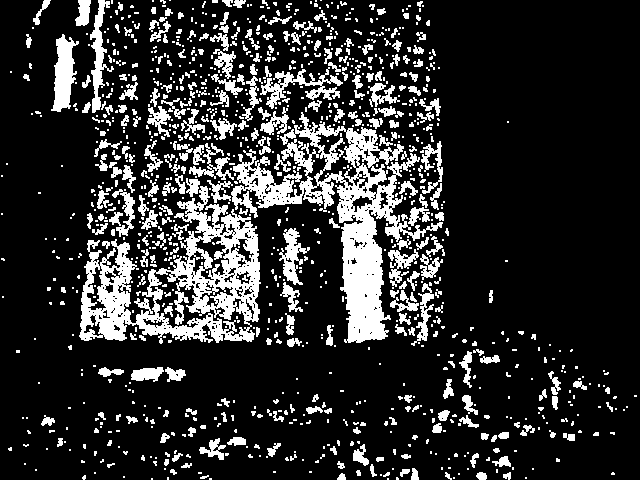
#> input picture testfile.bmp, 640 x 480 px; its folder holds only this picture in this run
$ python -i image_controls.py   (imports and definitions only)   (Python 2 division)   (older library calls are emulated)
#> lines starting #> are read from the running program, lines starting #| are printed output that depends on the picture; after the words box and inside, x2 and y2 are one past the last pixel; in counts of white or black regions, pixels touching at a corner belong together
#> further down, picture is the input picture: shape (480, 640, 3); 18.2% white; 1117 white regions (796 under 20 px), largest, box (x1, y1, x2, y2) and area: (231, 112, 443, 343) 12359, (79, 186, 261, 344) 11546, (51, 34, 79, 112) 1228
import logging
# [1 line not run here, left out]

import os
import cv2
import numpy as np
import sys
import PIL
from PIL import Image
from numpy import *
from matplotlib import pyplot as plt
from skimage.measure import compare_ssim

depth_folder = './frames/depth/'
color_folder = './frames/color/'
gray_folder = './frames/gray/'
pts_folder = './frames/points/'
cleaned_image_folder = './frames/seg/'

# cv2.namedWindow('Test Window')

# [10 lines left out: function getCheckerboardCorners, not called in this run]

"""
    takes in 2D image in array form and a filename and writes to file
    in form (pixVal, row, col)

    Was used to validate depth image text files
"""
# [8 lines left out: function labelImagePixels, not called in this run]

"""
    takes color and depth images and sets to black pixels of
    colImg that correspond to targeted vals of depImg

colImg - 3D Array of form (row, col, [red, green, blue])
depImg - 2D Array of form (row, col, depth)
thresh - thresholding depth value
over - boolean value (if True set vals > thresh to 0, if False set vals < thresh to 0)
"""
# [39 lines left out: functions segColFromDepth, clearTestImages, not called in this run]


def processDepthImage(img):
    print()


def saveDepthImageAsTXT(arr, name):
    # save depth img to text for analysis
    np.savetxt('./frames/depth/full_proc_'+name+'.txt', arr)


# [38 lines left out: functions checkDepthImage, colBasedDepImgSeg, clearImages, not called in this run]


"""
Segments color image based on watershed algorithm.
Is intended to be used after image has thresholded out all black
"""


def watershedSegment(colImg):
    img = colImg
    gray = cv2.cvtColor(img, cv2.COLOR_BGR2GRAY)
    # gray = cv2.GaussianBlur(gray, (5,5), 0)
    ret, thresh = cv2.threshold(
        gray, 0, 255, cv2.THRESH_BINARY_INV+cv2.THRESH_OTSU)
#> ret = 0
    # gray, 40, 255, cv2.THRESH_OTSU)
    # cv2.imshow('thresh test', thresh)
    # noise removal
    kernel = np.ones((3, 3), np.uint8)
    opening = cv2.morphologyEx(thresh, cv2.MORPH_OPEN, kernel, iterations=2)
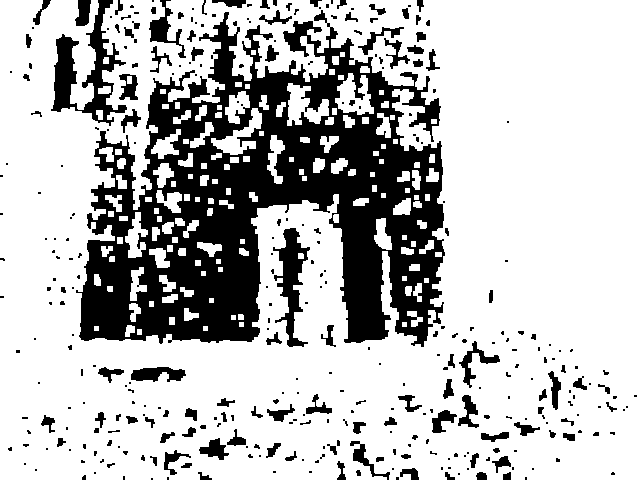
#> opening: shape (480, 640); 74.3% white; 345 black regions (221 under 20 px), largest, box (x1, y1, x2, y2) and area: (76, 10, 445, 347) 60559, (51, 0, 127, 126) 3195, (273, 228, 310, 347) 1796

    # sure background area
    sure_bg = cv2.dilate(opening, kernel, iterations=3)
#> sure_bg: shape (480, 640); 89.6% white; 97 black regions (52 under 20 px), largest, box (x1, y1, x2, y2) and area: (84, 75, 441, 339) 26186, (57, 40, 73, 108) 656, (282, 232, 299, 309) 579
    cv2.imshow('sure bg', sure_bg)

    # Finding sure foreground area
    dist_transform = cv2.distanceTransform(opening, cv2.DIST_L2, 5)
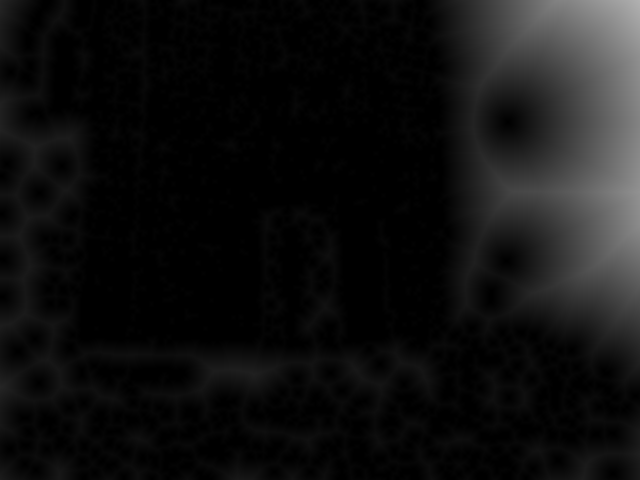
#> dist_transform: shape (480, 640) float32; min 0, max 177.4, mean 16.9
    ret, sure_fg = cv2.threshold(
        dist_transform, 0.7*dist_transform.max(), 255, 0)
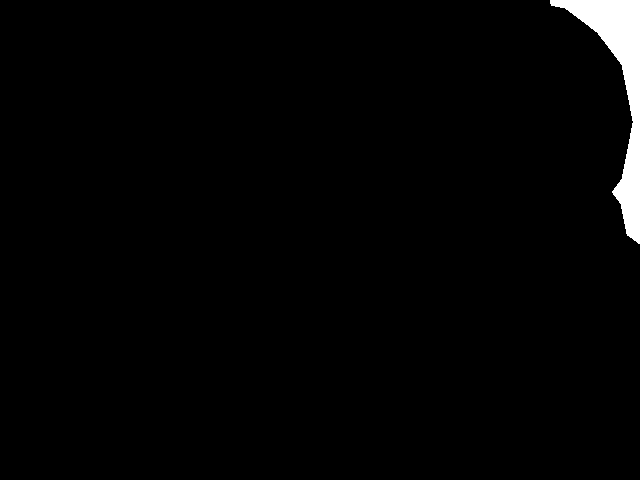
#> sure_fg: shape (480, 640) float32; 1.9% white; 1 white region, box (x1, y1, x2, y2) and area: (550, 0, 640, 244) 5786
#> ret = 124.2
    # cv2.imshow('sure fg', sure_fg)

    # Finding unknown region
    sure_fg = np.uint8(sure_fg)
    unknown = cv2.subtract(sure_bg, sure_fg)
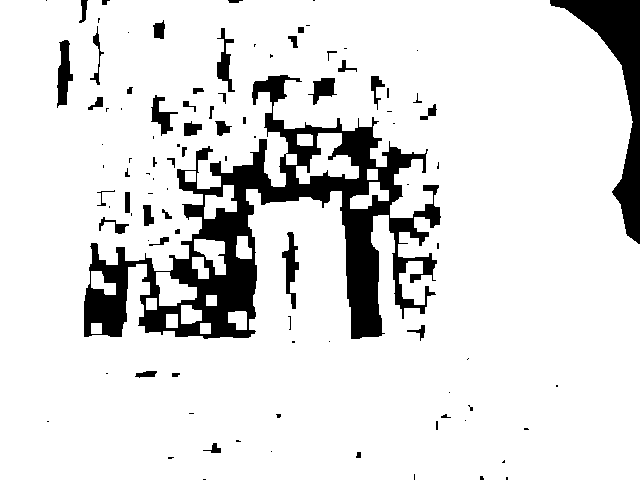
#> unknown: shape (480, 640); 87.8% white; 98 black regions (52 under 20 px), largest, box (x1, y1, x2, y2) and area: (84, 75, 441, 339) 26186, (550, 0, 640, 244) 5786, (57, 40, 73, 108) 656
    cv2.imshow('sure bg', sure_bg)

    # Marker labelling
    ret, markers = cv2.connectedComponents(sure_fg)
#> ret = 2

    # Add one to all labels so that sure background is not 0, but 1
    markers = markers+1

    # Now, mark the region of unknown with zero
    markers[unknown == 255] = 0
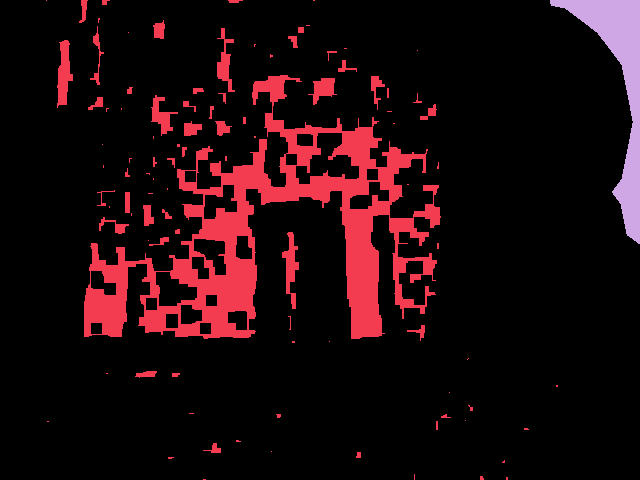
#> markers: shape (480, 640) int32; 3 distinct labels, from 0 to 2; one colour per label, 0 black

    markers = cv2.watershed(img, markers)
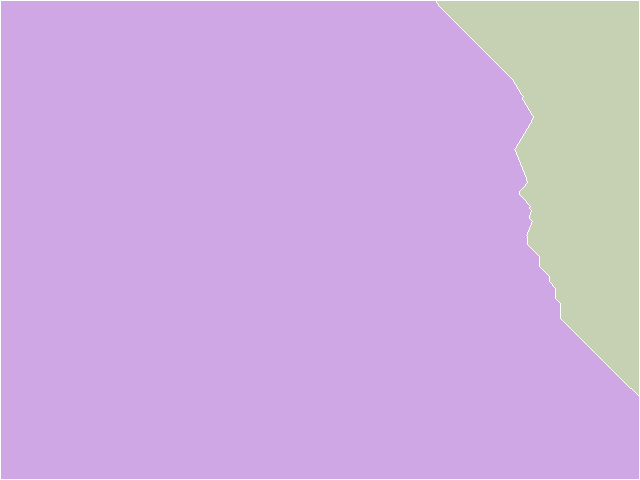
#> markers: shape (480, 640) int32; 3 distinct labels, from -1 to 2; one colour per label, 0 black, -1 white
    img[markers == -1] = [255, 0, 0]
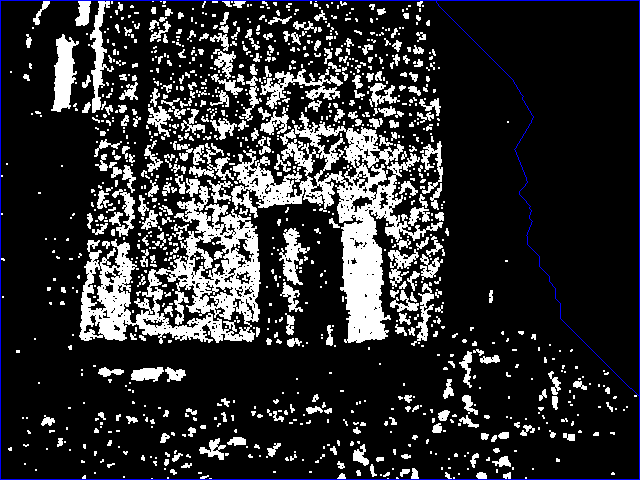
#> img: shape (480, 640, 3); 0.86% of pixels changed, all inside (x1, y1, x2, y2) = (0, 0, 640, 480)
    return img


"""Receives BGR color image and thresholds to remove all black objects and turn to white

[description]
"""


# [12 lines left out: function threshColImg, not called in this run]


""" Returns list of frames from video in chronological
order """


# [12 lines left out: function getFrameList, not called in this run]


""" Make a new directory given filepath
if there is no existing directory
"""


# [6 lines left out: function makeFolder, not called in this run]


""" Takes a given directory containing RGB frames
and writes grayscale versions to directory sharing same parent
directory
"""


# [10 lines left out: function makeGrayFrames, not called in this run]


"""Takes grayscale image and converts it
such that mostly black and mostly white
pixels are made to all black based on
simple thresholding of highest and lowest vals
"""


# [5 lines left out: function simpleThreshMaskBlkAndWhite, not called in this run]


"""Takes grayscale images and masks all black
and white squares from checkerboard based on
size (num pixels) and distance. Works assuming
that squares are aligned with image orientation
"""


# [76 lines left out: functions maskSmallWhtSquares, watershedSeg, not called in this run]

# """
# Takes formatted file location and generates
# a .ply file of XYZRGB format
# """
# def makeRGBXYZPly(fileLoc):
#     lines = [line.rstrip('\n') for line in open('filename')]

>>> import cv2
>>> picture = cv2.imread('testfile.bmp')
>>> result = watershedSegment(picture)
